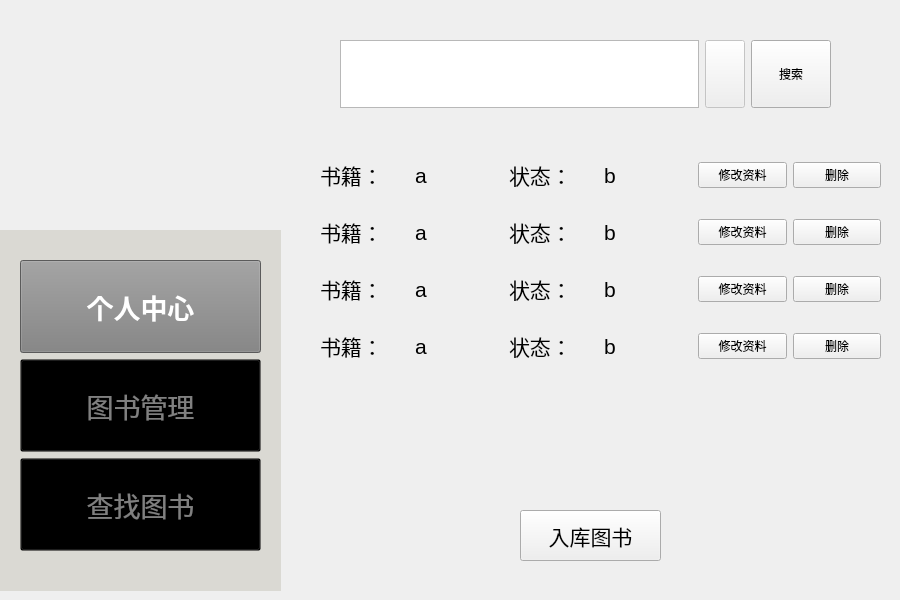
<?xml version="1.0" encoding="UTF-8"?>
<ui version="4.0">
 <class>checkbook</class>
 <widget class="QWidget" name="checkbook">
  <property name="geometry">
   <rect>
    <x>0</x>
    <y>0</y>
    <width>900</width>
    <height>600</height>
   </rect>
  </property>
  <property name="windowTitle">
   <string>Form</string>
  </property>
  <widget class="QPushButton" name="pushButton">
   <property name="geometry">
    <rect>
     <x>520</x>
     <y>510</y>
     <width>141</width>
     <height>51</height>
    </rect>
   </property>
   <property name="font">
    <font>
     <pointsize>16</pointsize>
    </font>
   </property>
   <property name="text">
    <string>入库图书</string>
   </property>
  </widget>
  <widget class="QWidget" name="verticalLayoutWidget">
   <property name="geometry">
    <rect>
     <x>0</x>
     <y>230</y>
     <width>281</width>
     <height>361</height>
    </rect>
   </property>
   <layout class="QVBoxLayout" name="mode">
    <item>
     <widget class="QFrame" name="frame">
      <property name="enabled">
       <bool>true</bool>
      </property>
      <property name="acceptDrops">
       <bool>false</bool>
      </property>
      <property name="autoFillBackground">
       <bool>false</bool>
      </property>
      <property name="styleSheet">
       <string notr="true">QFrame {
    background-color: rgb(218,217,211); 
}
</string>
      </property>
      <property name="frameShape">
       <enum>QFrame::NoFrame</enum>
      </property>
      <property name="frameShadow">
       <enum>QFrame::Plain</enum>
      </property>
      <widget class="QWidget" name="verticalLayoutWidget_2">
       <property name="geometry">
        <rect>
         <x>20</x>
         <y>30</y>
         <width>241</width>
         <height>291</height>
        </rect>
       </property>
       <layout class="QVBoxLayout" name="verticalLayout_2">
        <item>
         <widget class="QPushButton" name="PersonalMode_Button">
          <property name="enabled">
           <bool>true</bool>
          </property>
          <property name="sizePolicy">
           <sizepolicy hsizetype="Expanding" vsizetype="Expanding">
            <horstretch>0</horstretch>
            <verstretch>0</verstretch>
           </sizepolicy>
          </property>
          <property name="font">
           <font>
            <pointsize>20</pointsize>
            <bold>true</bold>
           </font>
          </property>
          <property name="focusPolicy">
           <enum>Qt::ClickFocus</enum>
          </property>
          <property name="layoutDirection">
           <enum>Qt::LeftToRight</enum>
          </property>
          <property name="autoFillBackground">
           <bool>false</bool>
          </property>
          <property name="styleSheet">
           <string notr="true">QPushButton {
    background-color: gray;
    color: white;
}</string>
          </property>
          <property name="text">
           <string>个人中心</string>
          </property>
         </widget>
        </item>
        <item>
         <widget class="QPushButton" name="BookMode_Button">
          <property name="enabled">
           <bool>true</bool>
          </property>
          <property name="sizePolicy">
           <sizepolicy hsizetype="Expanding" vsizetype="Expanding">
            <horstretch>0</horstretch>
            <verstretch>0</verstretch>
           </sizepolicy>
          </property>
          <property name="palette">
           <palette>
            <active>
             <colorrole role="WindowText">
              <brush brushstyle="SolidPattern">
               <color alpha="255">
                <red>128</red>
                <green>128</green>
                <blue>128</blue>
               </color>
              </brush>
             </colorrole>
             <colorrole role="Button">
              <brush brushstyle="SolidPattern">
               <color alpha="0">
                <red>0</red>
                <green>0</green>
                <blue>0</blue>
               </color>
              </brush>
             </colorrole>
             <colorrole role="Text">
              <brush brushstyle="SolidPattern">
               <color alpha="255">
                <red>128</red>
                <green>128</green>
                <blue>128</blue>
               </color>
              </brush>
             </colorrole>
             <colorrole role="ButtonText">
              <brush brushstyle="SolidPattern">
               <color alpha="255">
                <red>128</red>
                <green>128</green>
                <blue>128</blue>
               </color>
              </brush>
             </colorrole>
             <colorrole role="Base">
              <brush brushstyle="SolidPattern">
               <color alpha="0">
                <red>0</red>
                <green>0</green>
                <blue>0</blue>
               </color>
              </brush>
             </colorrole>
             <colorrole role="Window">
              <brush brushstyle="SolidPattern">
               <color alpha="0">
                <red>0</red>
                <green>0</green>
                <blue>0</blue>
               </color>
              </brush>
             </colorrole>
             <colorrole role="PlaceholderText">
              <brush brushstyle="SolidPattern">
               <color alpha="128">
                <red>128</red>
                <green>128</green>
                <blue>128</blue>
               </color>
              </brush>
             </colorrole>
            </active>
            <inactive>
             <colorrole role="WindowText">
              <brush brushstyle="SolidPattern">
               <color alpha="255">
                <red>128</red>
                <green>128</green>
                <blue>128</blue>
               </color>
              </brush>
             </colorrole>
             <colorrole role="Button">
              <brush brushstyle="SolidPattern">
               <color alpha="0">
                <red>0</red>
                <green>0</green>
                <blue>0</blue>
               </color>
              </brush>
             </colorrole>
             <colorrole role="Text">
              <brush brushstyle="SolidPattern">
               <color alpha="255">
                <red>128</red>
                <green>128</green>
                <blue>128</blue>
               </color>
              </brush>
             </colorrole>
             <colorrole role="ButtonText">
              <brush brushstyle="SolidPattern">
               <color alpha="255">
                <red>128</red>
                <green>128</green>
                <blue>128</blue>
               </color>
              </brush>
             </colorrole>
             <colorrole role="Base">
              <brush brushstyle="SolidPattern">
               <color alpha="0">
                <red>0</red>
                <green>0</green>
                <blue>0</blue>
               </color>
              </brush>
             </colorrole>
             <colorrole role="Window">
              <brush brushstyle="SolidPattern">
               <color alpha="0">
                <red>0</red>
                <green>0</green>
                <blue>0</blue>
               </color>
              </brush>
             </colorrole>
             <colorrole role="PlaceholderText">
              <brush brushstyle="SolidPattern">
               <color alpha="128">
                <red>128</red>
                <green>128</green>
                <blue>128</blue>
               </color>
              </brush>
             </colorrole>
            </inactive>
            <disabled>
             <colorrole role="WindowText">
              <brush brushstyle="SolidPattern">
               <color alpha="255">
                <red>128</red>
                <green>128</green>
                <blue>128</blue>
               </color>
              </brush>
             </colorrole>
             <colorrole role="Button">
              <brush brushstyle="SolidPattern">
               <color alpha="0">
                <red>0</red>
                <green>0</green>
                <blue>0</blue>
               </color>
              </brush>
             </colorrole>
             <colorrole role="Text">
              <brush brushstyle="SolidPattern">
               <color alpha="255">
                <red>128</red>
                <green>128</green>
                <blue>128</blue>
               </color>
              </brush>
             </colorrole>
             <colorrole role="ButtonText">
              <brush brushstyle="SolidPattern">
               <color alpha="255">
                <red>128</red>
                <green>128</green>
                <blue>128</blue>
               </color>
              </brush>
             </colorrole>
             <colorrole role="Base">
              <brush brushstyle="SolidPattern">
               <color alpha="0">
                <red>0</red>
                <green>0</green>
                <blue>0</blue>
               </color>
              </brush>
             </colorrole>
             <colorrole role="Window">
              <brush brushstyle="SolidPattern">
               <color alpha="0">
                <red>0</red>
                <green>0</green>
                <blue>0</blue>
               </color>
              </brush>
             </colorrole>
             <colorrole role="PlaceholderText">
              <brush brushstyle="SolidPattern">
               <color alpha="128">
                <red>128</red>
                <green>128</green>
                <blue>128</blue>
               </color>
              </brush>
             </colorrole>
            </disabled>
           </palette>
          </property>
          <property name="font">
           <font>
            <pointsize>20</pointsize>
            <bold>false</bold>
           </font>
          </property>
          <property name="mouseTracking">
           <bool>false</bool>
          </property>
          <property name="acceptDrops">
           <bool>false</bool>
          </property>
          <property name="layoutDirection">
           <enum>Qt::LeftToRight</enum>
          </property>
          <property name="autoFillBackground">
           <bool>false</bool>
          </property>
          <property name="styleSheet">
           <string notr="true">QPushButton {
    background-color: transparent;
    color: grey;
}
</string>
          </property>
          <property name="text">
           <string>图书管理</string>
          </property>
         </widget>
        </item>
        <item>
         <widget class="QPushButton" name="FindBookMode_Button">
          <property name="sizePolicy">
           <sizepolicy hsizetype="Expanding" vsizetype="Expanding">
            <horstretch>0</horstretch>
            <verstretch>0</verstretch>
           </sizepolicy>
          </property>
          <property name="font">
           <font>
            <pointsize>20</pointsize>
            <bold>false</bold>
           </font>
          </property>
          <property name="layoutDirection">
           <enum>Qt::LeftToRight</enum>
          </property>
          <property name="autoFillBackground">
           <bool>false</bool>
          </property>
          <property name="styleSheet">
           <string notr="true">QPushButton {
    background-color: transparent;
    color: grey;
}
</string>
          </property>
          <property name="text">
           <string>查找图书</string>
          </property>
         </widget>
        </item>
       </layout>
       <zorder>BookMode_Button</zorder>
       <zorder>FindBookMode_Button</zorder>
       <zorder>PersonalMode_Button</zorder>
      </widget>
     </widget>
    </item>
   </layout>
  </widget>
  <widget class="QLabel" name="logo">
   <property name="enabled">
    <bool>true</bool>
   </property>
   <property name="geometry">
    <rect>
     <x>0</x>
     <y>0</y>
     <width>281</width>
     <height>271</height>
    </rect>
   </property>
   <property name="styleSheet">
    <string notr="true">QLabel {
    background-color: transparent;
}
</string>
   </property>
   <property name="frameShape">
    <enum>QFrame::NoFrame</enum>
   </property>
   <property name="frameShadow">
    <enum>QFrame::Plain</enum>
   </property>
   <property name="text">
    <string/>
   </property>
   <property name="pixmap">
    <pixmap resource="Logo.qrc">:/image/Logo.png</pixmap>
   </property>
   <property name="scaledContents">
    <bool>true</bool>
   </property>
   <property name="wordWrap">
    <bool>false</bool>
   </property>
   <property name="openExternalLinks">
    <bool>false</bool>
   </property>
   <property name="textInteractionFlags">
    <set>Qt::LinksAccessibleByMouse</set>
   </property>
  </widget>
  <widget class="QLabel" name="cat_1">
   <property name="geometry">
    <rect>
     <x>730</x>
     <y>350</y>
     <width>171</width>
     <height>221</height>
    </rect>
   </property>
   <property name="sizePolicy">
    <sizepolicy hsizetype="Expanding" vsizetype="Expanding">
     <horstretch>0</horstretch>
     <verstretch>0</verstretch>
    </sizepolicy>
   </property>
   <property name="maximumSize">
    <size>
     <width>300</width>
     <height>300</height>
    </size>
   </property>
   <property name="text">
    <string/>
   </property>
   <property name="pixmap">
    <pixmap resource="Logo.qrc">:/image/Cat(1).png</pixmap>
   </property>
   <property name="scaledContents">
    <bool>true</bool>
   </property>
  </widget>
  <widget class="QWidget" name="horizontalLayoutWidget">
   <property name="geometry">
    <rect>
     <x>340</x>
     <y>40</y>
     <width>491</width>
     <height>68</height>
    </rect>
   </property>
   <layout class="QHBoxLayout" name="find_check">
    <item>
     <widget class="QTextEdit" name="Book_Name_input"/>
    </item>
    <item>
     <widget class="QPushButton" name="pushButton_3">
      <property name="enabled">
       <bool>false</bool>
      </property>
      <property name="sizePolicy">
       <sizepolicy hsizetype="Preferred" vsizetype="Expanding">
        <horstretch>0</horstretch>
        <verstretch>0</verstretch>
       </sizepolicy>
      </property>
      <property name="styleSheet">
       <string notr="true">QPushButton{backgound-color:transparent;}</string>
      </property>
      <property name="text">
       <string/>
      </property>
     </widget>
    </item>
    <item>
     <widget class="QPushButton" name="pushButton_2">
      <property name="sizePolicy">
       <sizepolicy hsizetype="Maximum" vsizetype="Minimum">
        <horstretch>0</horstretch>
        <verstretch>0</verstretch>
       </sizepolicy>
      </property>
      <property name="text">
       <string>搜索</string>
      </property>
     </widget>
    </item>
   </layout>
  </widget>
  <widget class="QWidget" name="verticalLayoutWidget_3">
   <property name="geometry">
    <rect>
     <x>320</x>
     <y>140</y>
     <width>561</width>
     <height>241</height>
    </rect>
   </property>
   <layout class="QVBoxLayout" name="verticalLayout">
    <item>
     <layout class="QHBoxLayout" name="horizontalLayout_2">
      <item>
       <widget class="QLabel" name="label_2">
        <property name="font">
         <font>
          <pointsize>16</pointsize>
         </font>
        </property>
        <property name="text">
         <string>书籍：</string>
        </property>
       </widget>
      </item>
      <item>
       <widget class="QLabel" name="label_4">
        <property name="font">
         <font>
          <pointsize>16</pointsize>
         </font>
        </property>
        <property name="text">
         <string>a</string>
        </property>
       </widget>
      </item>
      <item>
       <widget class="QLabel" name="label">
        <property name="font">
         <font>
          <pointsize>16</pointsize>
         </font>
        </property>
        <property name="text">
         <string>状态：</string>
        </property>
       </widget>
      </item>
      <item>
       <widget class="QLabel" name="label_3">
        <property name="font">
         <font>
          <pointsize>16</pointsize>
         </font>
        </property>
        <property name="text">
         <string>b</string>
        </property>
       </widget>
      </item>
      <item>
       <widget class="QPushButton" name="pushButton_4">
        <property name="text">
         <string>修改资料</string>
        </property>
       </widget>
      </item>
      <item>
       <widget class="QPushButton" name="pushButton_5">
        <property name="text">
         <string>删除</string>
        </property>
       </widget>
      </item>
     </layout>
    </item>
    <item>
     <layout class="QHBoxLayout" name="bookList2">
      <item>
       <widget class="QLabel" name="label_13">
        <property name="font">
         <font>
          <pointsize>16</pointsize>
         </font>
        </property>
        <property name="text">
         <string>书籍：</string>
        </property>
       </widget>
      </item>
      <item>
       <widget class="QLabel" name="label_14">
        <property name="font">
         <font>
          <pointsize>16</pointsize>
         </font>
        </property>
        <property name="text">
         <string>a</string>
        </property>
       </widget>
      </item>
      <item>
       <widget class="QLabel" name="label_15">
        <property name="font">
         <font>
          <pointsize>16</pointsize>
         </font>
        </property>
        <property name="text">
         <string>状态：</string>
        </property>
       </widget>
      </item>
      <item>
       <widget class="QLabel" name="label_16">
        <property name="font">
         <font>
          <pointsize>16</pointsize>
         </font>
        </property>
        <property name="text">
         <string>b</string>
        </property>
       </widget>
      </item>
      <item>
       <widget class="QPushButton" name="pushButton_10">
        <property name="text">
         <string>修改资料</string>
        </property>
       </widget>
      </item>
      <item>
       <widget class="QPushButton" name="pushButton_11">
        <property name="text">
         <string>删除</string>
        </property>
       </widget>
      </item>
     </layout>
    </item>
    <item>
     <layout class="QHBoxLayout" name="bookList3">
      <item>
       <widget class="QLabel" name="label_9">
        <property name="font">
         <font>
          <pointsize>16</pointsize>
         </font>
        </property>
        <property name="text">
         <string>书籍：</string>
        </property>
       </widget>
      </item>
      <item>
       <widget class="QLabel" name="label_10">
        <property name="font">
         <font>
          <pointsize>16</pointsize>
         </font>
        </property>
        <property name="text">
         <string>a</string>
        </property>
       </widget>
      </item>
      <item>
       <widget class="QLabel" name="label_11">
        <property name="font">
         <font>
          <pointsize>16</pointsize>
         </font>
        </property>
        <property name="text">
         <string>状态：</string>
        </property>
       </widget>
      </item>
      <item>
       <widget class="QLabel" name="label_12">
        <property name="font">
         <font>
          <pointsize>16</pointsize>
         </font>
        </property>
        <property name="text">
         <string>b</string>
        </property>
       </widget>
      </item>
      <item>
       <widget class="QPushButton" name="pushButton_8">
        <property name="text">
         <string>修改资料</string>
        </property>
       </widget>
      </item>
      <item>
       <widget class="QPushButton" name="pushButton_9">
        <property name="text">
         <string>删除</string>
        </property>
       </widget>
      </item>
     </layout>
    </item>
    <item>
     <layout class="QHBoxLayout" name="bookList4">
      <item>
       <widget class="QLabel" name="label_5">
        <property name="font">
         <font>
          <pointsize>16</pointsize>
         </font>
        </property>
        <property name="text">
         <string>书籍：</string>
        </property>
       </widget>
      </item>
      <item>
       <widget class="QLabel" name="label_6">
        <property name="font">
         <font>
          <pointsize>16</pointsize>
         </font>
        </property>
        <property name="text">
         <string>a</string>
        </property>
       </widget>
      </item>
      <item>
       <widget class="QLabel" name="label_7">
        <property name="font">
         <font>
          <pointsize>16</pointsize>
         </font>
        </property>
        <property name="text">
         <string>状态：</string>
        </property>
       </widget>
      </item>
      <item>
       <widget class="QLabel" name="label_8">
        <property name="font">
         <font>
          <pointsize>16</pointsize>
         </font>
        </property>
        <property name="text">
         <string>b</string>
        </property>
       </widget>
      </item>
      <item>
       <widget class="QPushButton" name="pushButton_6">
        <property name="text">
         <string>修改资料</string>
        </property>
       </widget>
      </item>
      <item>
       <widget class="QPushButton" name="pushButton_7">
        <property name="text">
         <string>删除</string>
        </property>
       </widget>
      </item>
     </layout>
    </item>
   </layout>
  </widget>
 </widget>
 <resources>
  <include location="Logo.qrc"/>
 </resources>
 <connections/>
</ui>
